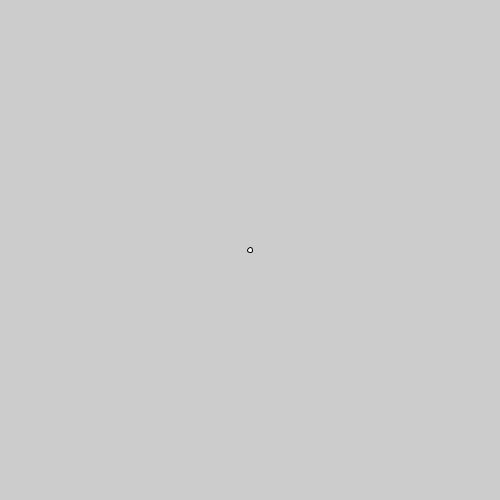
Frame 1 (no input)
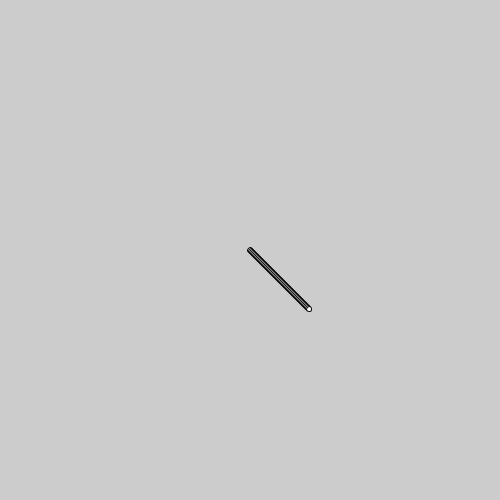
Frame 60 (the mouse pressed at the canvas centre just before this capture)
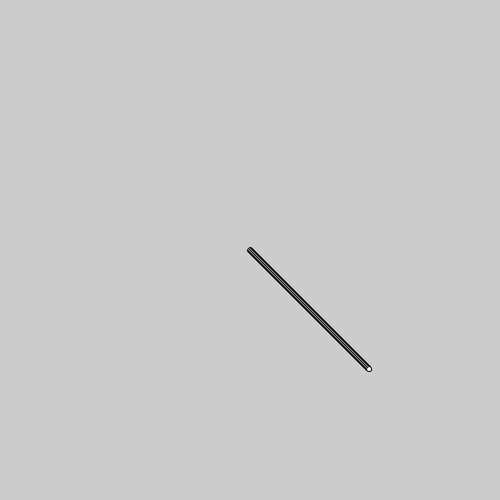
Frame 120 (the mouse held since frame 60 and released just before this capture)

The Processing sketch that drew these frames (run headless with seeded random() and noise(); from frame 60 on, the mouse is pressed at the canvas centre):

// Processing sketch: week03_1_ellipse_dx_dy
// ── week03_1_ellipse_dx_dy.pde
//點線面
void setup(){
  size(500,500);
}
float x=250, y=250;
float dx=1, dy=1;
void draw(){
  ellipse(x, y, 5, 5);
  x += dx;
  y += dy;
}
